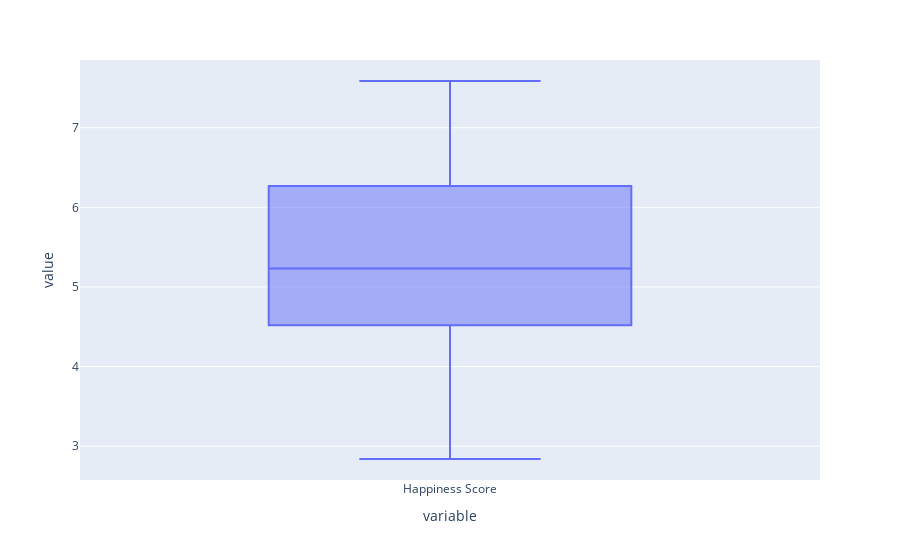

Notebook source saved alongside this figure:
### Code cell
box= px.box(df_2015['Happiness Score'])
box

### Figure 1 — Plotly figure (JSON) as saved in the notebook; plotly's stock layout.template omitted (floating-point values rounded to 4 significant figures; data arrays with more than 128 entries replaced by an {"elided": "..."} marker saying what was removed)
{"data": [{"alignmentgroup": "True", "hovertemplate": "variable=%{x}<br>value=%{y}<extra></extra>", "legendgroup": "", "marker": {"color": "#636efa"}, "name": "", "notched": false, "offsetgroup": "", "orientation": "v", "showlegend": false, "type": "box", "x": {"elided": "158 str values"}, "x0": " ", "xaxis": "x", "y": {"elided": "158 float values"}, "y0": " ", "yaxis": "y"}], "layout": {"boxmode": "group", "legend": {"tracegroupgap": 0}, "margin": {"t": 60}, "xaxis": {"anchor": "y", "domain": [0, 1], "title": {"text": "variable"}}, "yaxis": {"anchor": "x", "domain": [0, 1], "title": {"text": "value"}}}}
